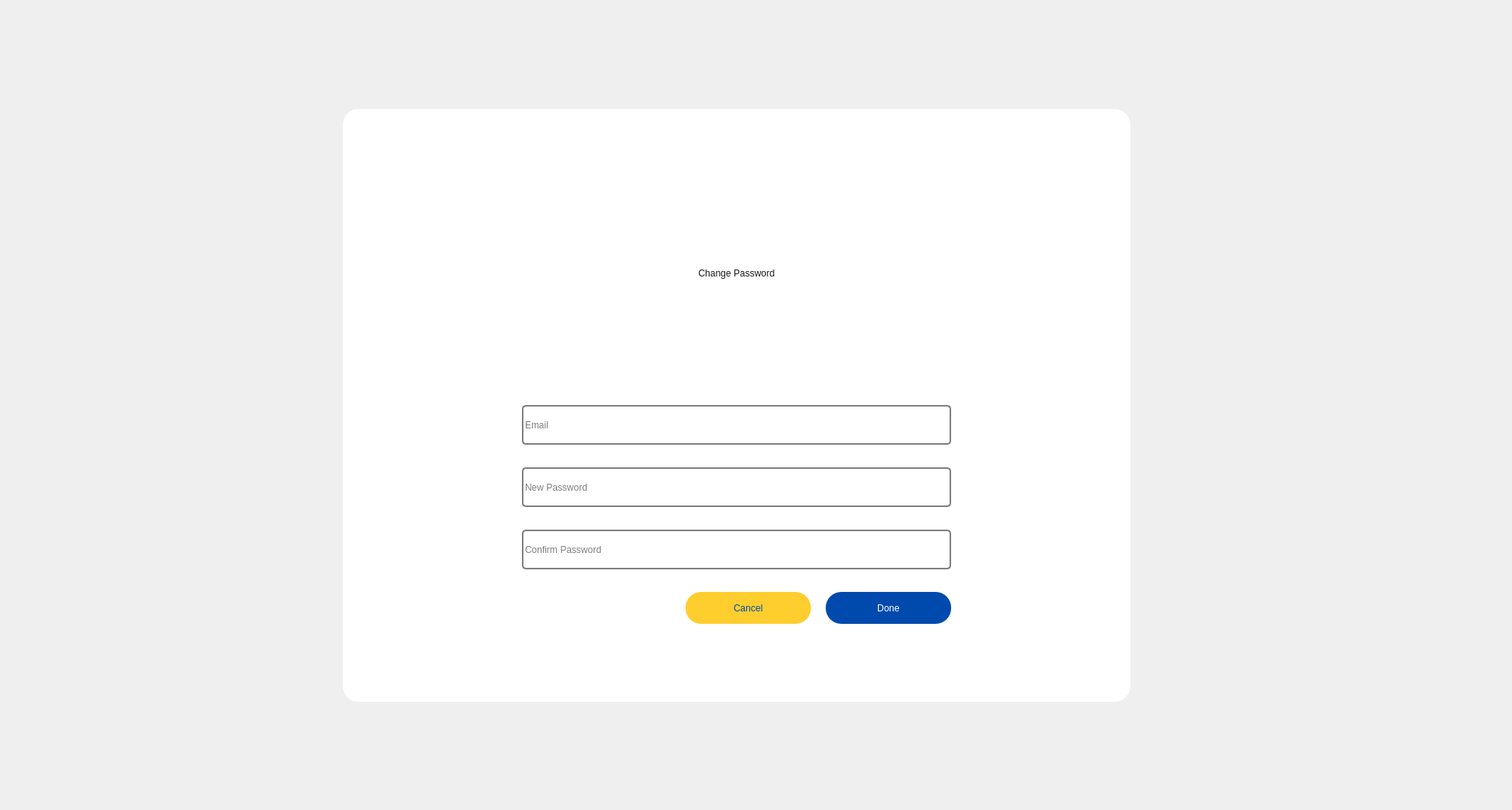
<?xml version="1.0" encoding="UTF-8"?>
<ui version="4.0">
 <class>loginFrame</class>
 <widget class="QDialog" name="loginFrame">
  <property name="geometry">
   <rect>
    <x>0</x>
    <y>0</y>
    <width>1941</width>
    <height>1040</height>
   </rect>
  </property>
  <property name="windowTitle">
   <string>Dialog</string>
  </property>
  <property name="styleSheet">
   <string notr="true"/>
  </property>
  <widget class="QLabel" name="label">
   <property name="geometry">
    <rect>
     <x>0</x>
     <y>0</y>
     <width>1941</width>
     <height>1041</height>
    </rect>
   </property>
   <property name="styleSheet">
    <string notr="true"/>
   </property>
   <property name="text">
    <string/>
   </property>
   <property name="pixmap">
    <pixmap>change pass.png</pixmap>
   </property>
  </widget>
  <widget class="QFrame" name="rightFrame">
   <property name="geometry">
    <rect>
     <x>440</x>
     <y>140</y>
     <width>1011</width>
     <height>761</height>
    </rect>
   </property>
   <property name="styleSheet">
    <string notr="true">QFrame{
background-color: rgb(255, 255, 255);
border-radius: 20px
}


</string>
   </property>
   <property name="frameShape">
    <enum>QFrame::StyledPanel</enum>
   </property>
   <property name="frameShadow">
    <enum>QFrame::Raised</enum>
   </property>
   <widget class="QLabel" name="welcomeLabel">
    <property name="geometry">
     <rect>
      <x>0</x>
      <y>180</y>
      <width>1011</width>
      <height>61</height>
     </rect>
    </property>
    <property name="styleSheet">
     <string notr="true">QLabel{
font: 46pt &quot;Bebas&quot;;
	color: rgb(25, 25, 26);
}
</string>
    </property>
    <property name="text">
     <string>Change Password</string>
    </property>
    <property name="alignment">
     <set>Qt::AlignCenter</set>
    </property>
   </widget>
   <widget class="QPushButton" name="btnChangeAdmin">
    <property name="geometry">
     <rect>
      <x>620</x>
      <y>620</y>
      <width>161</width>
      <height>41</height>
     </rect>
    </property>
    <property name="cursor">
     <cursorShape>PointingHandCursor</cursorShape>
    </property>
    <property name="styleSheet">
     <string notr="true">QPushButton{
	background-color: rgb(0, 74, 173);
	color: rgb(255, 255, 255);
font: 14pt &quot;Montserrat&quot;;
border-radius: 20px;
}

</string>
    </property>
    <property name="text">
     <string>Done</string>
    </property>
   </widget>
   <widget class="QLineEdit" name="inputEmailChange">
    <property name="geometry">
     <rect>
      <x>230</x>
      <y>380</y>
      <width>551</width>
      <height>51</height>
     </rect>
    </property>
    <property name="styleSheet">
     <string notr="true">QLineEdit{
border: 2px solid gray;
font: 14pt &quot;Montserrat&quot;;
border-radius: 5px;
}</string>
    </property>
    <property name="placeholderText">
     <string>Email</string>
    </property>
   </widget>
   <widget class="QLineEdit" name="inputNewPass2">
    <property name="geometry">
     <rect>
      <x>230</x>
      <y>540</y>
      <width>551</width>
      <height>51</height>
     </rect>
    </property>
    <property name="styleSheet">
     <string notr="true">QLineEdit{
border: 2px solid gray;
font: 14pt &quot;Montserrat&quot;;
border-radius: 5px;
}</string>
    </property>
    <property name="placeholderText">
     <string>Confirm Password</string>
    </property>
   </widget>
   <widget class="QLineEdit" name="inputNewPass">
    <property name="geometry">
     <rect>
      <x>230</x>
      <y>460</y>
      <width>551</width>
      <height>51</height>
     </rect>
    </property>
    <property name="styleSheet">
     <string notr="true">QLineEdit{
border: 2px solid gray;
font: 14pt &quot;Montserrat&quot;;
border-radius: 5px;
}</string>
    </property>
    <property name="placeholderText">
     <string>New Password</string>
    </property>
   </widget>
   <widget class="QPushButton" name="btnChangeBackAdmin">
    <property name="geometry">
     <rect>
      <x>440</x>
      <y>620</y>
      <width>161</width>
      <height>41</height>
     </rect>
    </property>
    <property name="cursor">
     <cursorShape>PointingHandCursor</cursorShape>
    </property>
    <property name="styleSheet">
     <string notr="true">QPushButton{
	background-color: rgb(254, 206, 47);
	color: rgb(0, 74, 173);
font: 14pt &quot;Montserrat&quot;;
border-radius: 20px;
}

</string>
    </property>
    <property name="text">
     <string>Cancel</string>
    </property>
   </widget>
   <zorder>btnChangeAdmin</zorder>
   <zorder>welcomeLabel</zorder>
   <zorder>inputEmailChange</zorder>
   <zorder>inputNewPass2</zorder>
   <zorder>inputNewPass</zorder>
   <zorder>btnChangeBackAdmin</zorder>
  </widget>
 </widget>
 <tabstops>
  <tabstop>btnChangeAdmin</tabstop>
 </tabstops>
 <resources/>
 <connections/>
</ui>
